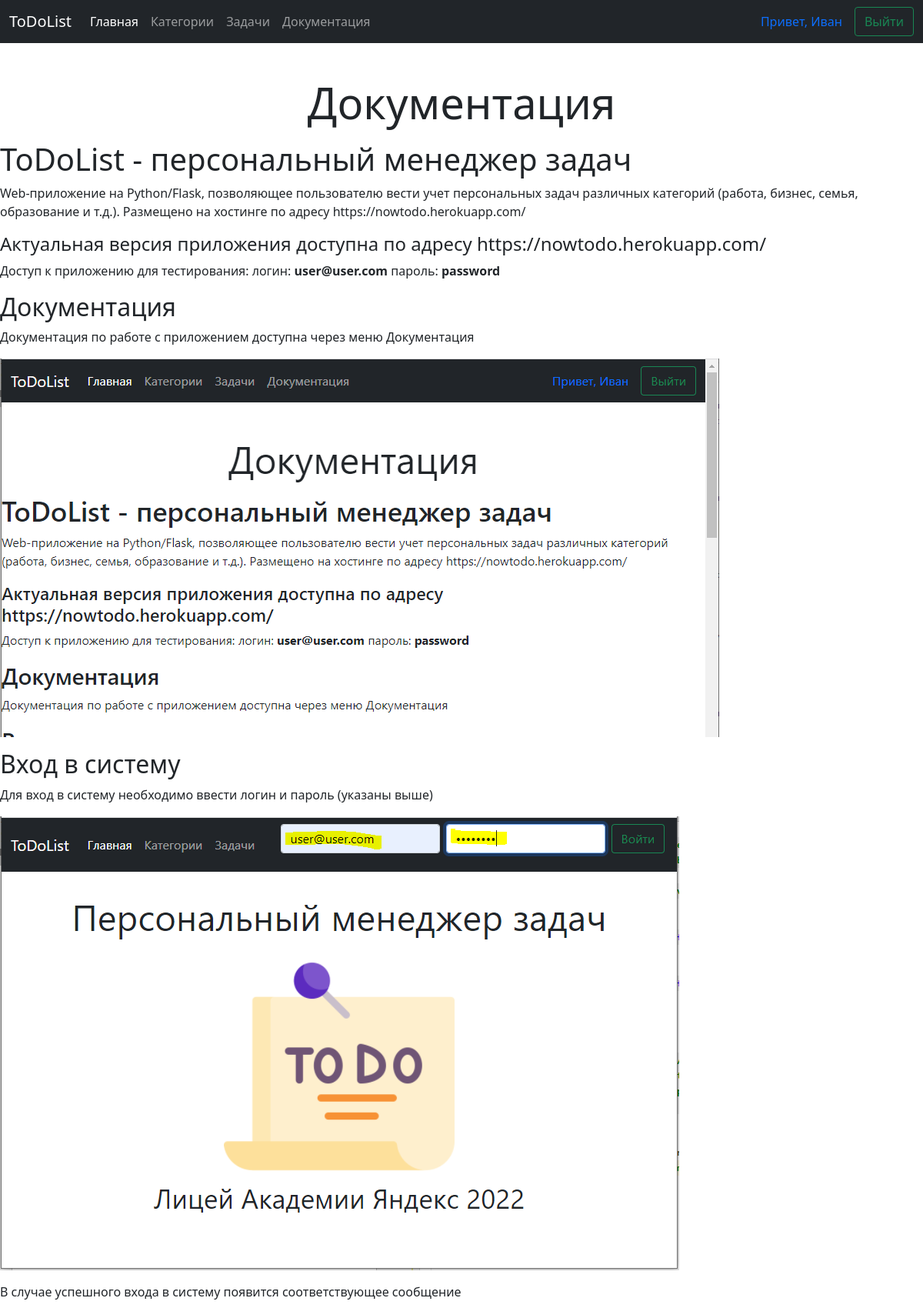
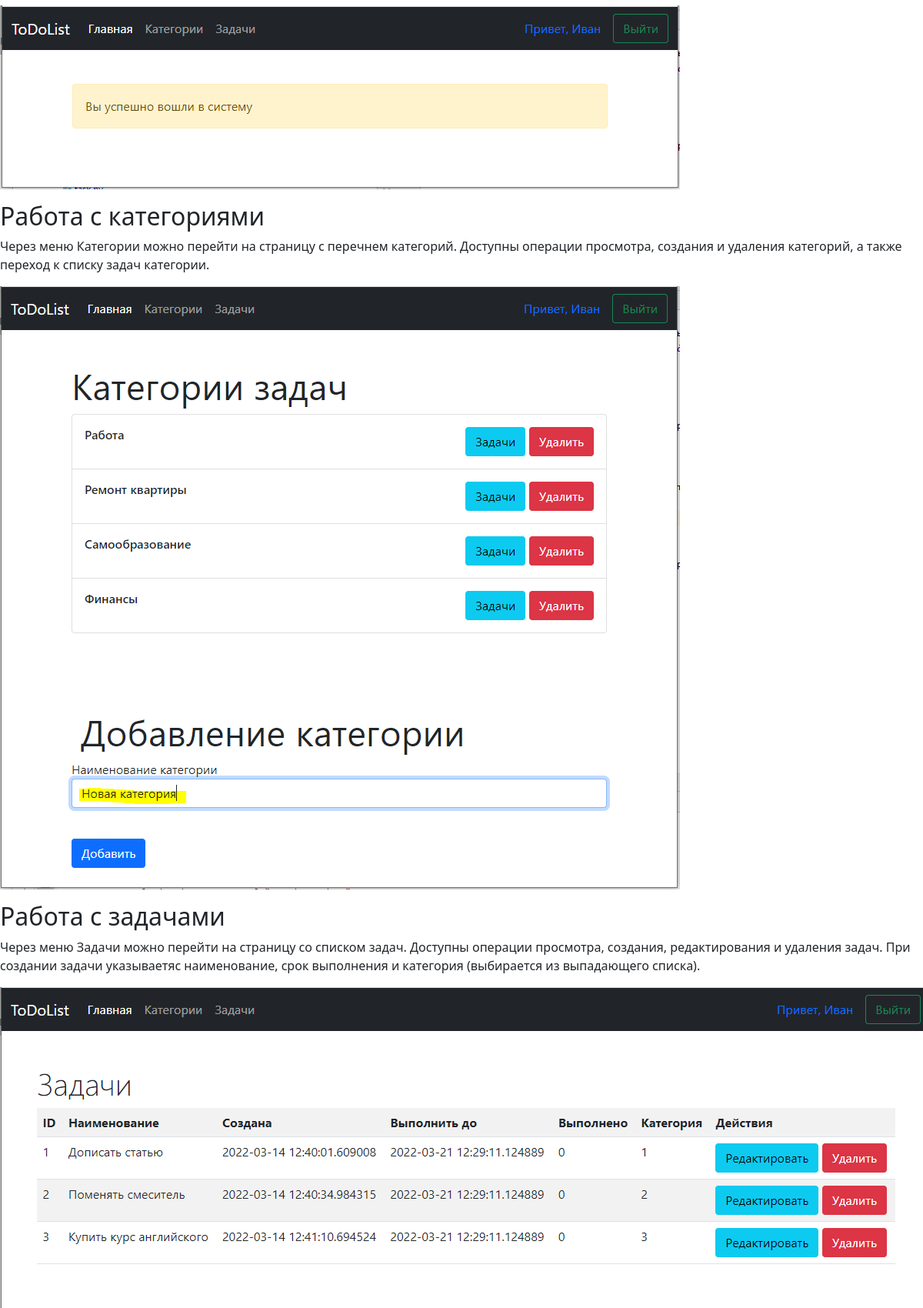
The page /help (signed in, upper part) on the database its author committed (2 pictures, top to bottom).
### data/users.py (models this page shows, shortened)
class User(UserMixin, SqlAlchemyBase):
    __tablename__ = 'users'
    id = sqlalchemy.Column(sqlalchemy.Integer,
                           primary_key=True, autoincrement=True)
    name = sqlalchemy.Column(sqlalchemy.String, nullable=True)
    about = sqlalchemy.Column(sqlalchemy.String, nullable=True)
    email = sqlalchemy.Column(sqlalchemy.String,
                              index=True, unique=True, nullable=True)
    hashed_password = sqlalchemy.Column(sqlalchemy.String, nullable=True)
    created_date = sqlalchemy.Column(sqlalchemy.DateTime,
                                     default=datetime.datetime.now)

### main.py (the view)
@app.route('/help')
def help():
    with open("README.md", "r", encoding="utf-8") as input_file:
        text = input_file.read()
    html = markdown.markdown(text)
    return render_template('doc.html', html=markupsafe.Markup(html))

### data/db_session.py (called while the page is built)
def create_session() -> Session:
    global __factory
    return __factory()

### main.py (called while the page is built)
@login_manager.user_loader
def load_user(user_id):
    db_sess = db_session.create_session()
    return db_sess.query(User).get(user_id)

### templates/doc.html
{% extends "base.html" %}
{% block content %}
<div class="container text-center">
    <p class="display-4 fw-normal" style="margin-top: 100">Документация</p>
</div>
{{ html }}
{% endblock %}

### templates/base.html (shortened to what this page needs)
<html>
<head>
    <link href="https://cdn.jsdelivr.net/npm/bootstrap@5.1.3/dist/css/bootstrap.min.css" rel="stylesheet">
</head>
<div>
<header class="container">
    <nav class="navbar navbar-expand-md navbar-dark fixed-top bg-dark">
        <div class="container-fluid">
            <a class="navbar-brand" href="#">ToDoList</a>
            <div class="collapse navbar-collapse" id="navbarCollapse">
                <ul class="navbar-nav me-auto mb-2 mb-md-0">
                    <li class="nav-item">
                        <a class="nav-link active" aria-current="page" href="/">Главная</a>
                    </li>
                    <li class="nav-item">
                        <a class="nav-link" href="/categories">Категории</a>
                    </li>
                    <li class="nav-item">
                        <a class="nav-link" href="/tasksall">Задачи</a>
                    </li>
                    <li class="nav-item">
                        <a class="nav-link" href="/help">Документация</a>
                    </li>
                </ul>
{% if not current_user.is_authenticated %}
    <form class="d-flex" method="post" action="/login">
        <input class="form-control me-2" type="text" placeholder="Логин" name="login" aria-label="Логин"/>
        <input class="form-control me-2" type="password" placeholder="Пароль" name="password" aria-label="Пароль"/>
        <button class="btn btn-outline-success" type="submit">Войти</button>'
    </form>
 {% else %}
    <a class="nav-link" href="#">Привет, {{ current_user.name }}</a>
    <a class="btn btn-outline-success my-2 my-sm-0" href="/logout">Выйти</a>
 {% endif %}
            </div>
        </div>
    </nav>
</header>
</div>
            {% block content %}{% endblock %}
</body>
</html>

### rows shown on the page
User: name "Иван", email "ToDoList - персональный менеджер задач Web-приложение на Python/Flask, позволяющее пользователю вести учет персональных задач различных категорий (работа, бизнес, семья, образование и т.д.). Размещено на хостинге по адресу https://nowtodo.herokuapp.com/ Актуальная версия приложения доступна по адресу https://nowtodo.herokuapp.com/ Доступ к приложению для тестирования: логин: user@user.com пароль: password Документация Документация по работе с приложением доступна через меню Документация Вход в систему Для вход в систему необходимо ввести логин и пароль (указаны выше) В случае успешного входа в систему появится соответствующее сообщение Работа с категориями Через меню Категории можно перейти…", email (picture)
